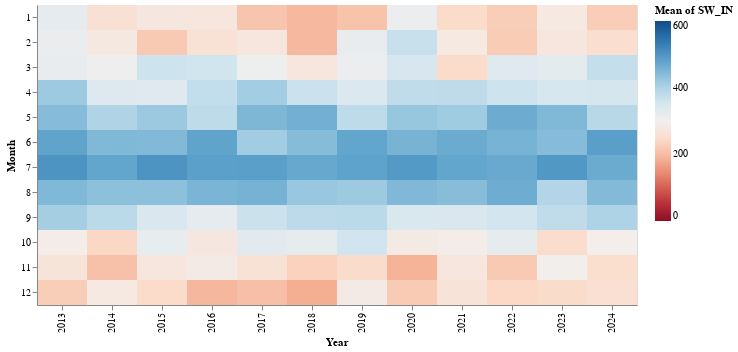

The notebook cell saved with this chart:
### Code cell
alt.Chart(data_rad_day).mark_rect().encode(
    x='Year:O',
    y='Month:O',
    color=alt.Color(
        'mean(SW_IN):Q', scale=alt.Scale(scheme='redblue', domain=(0, 600))),
    tooltip=[
        alt.Tooltip('Year:O', title='Year'),
        alt.Tooltip('Month:O', title='Month'),
        alt.Tooltip('mean(SW_IN):Q', title='SW_IN')
    ]).properties(width=600, height=300)

### Figure 1 — Vega-Lite specification as saved in the notebook (floating-point values rounded to 4 significant figures; data arrays with more than 128 entries replaced by an {"elided": "..."} marker saying what was removed)
{"config": {"view": {"continuousWidth": 400, "continuousHeight": 300}}, "data": {"name": "data-bfd3167c9f396f6755ca477c6616c5de"}, "mark": "rect", "encoding": {"color": {"type": "quantitative", "aggregate": "mean", "field": "SW_IN", "scale": {"domain": [0, 600], "scheme": "redblue"}}, "tooltip": [{"type": "ordinal", "field": "Year", "title": "Year"}, {"type": "ordinal", "field": "Month", "title": "Month"}, {"type": "quantitative", "aggregate": "mean", "field": "SW_IN", "title": "SW_IN"}], "x": {"type": "ordinal", "field": "Year"}, "y": {"type": "ordinal", "field": "Month"}}, "height": 300, "width": 600, "$schema": "https://vega.github.io/schema/vega-lite/v4.8.1.json", "datasets": {"data-bfd3167c9f396f6755ca477c6616c5de": {"elided": "4383 records"}}}
